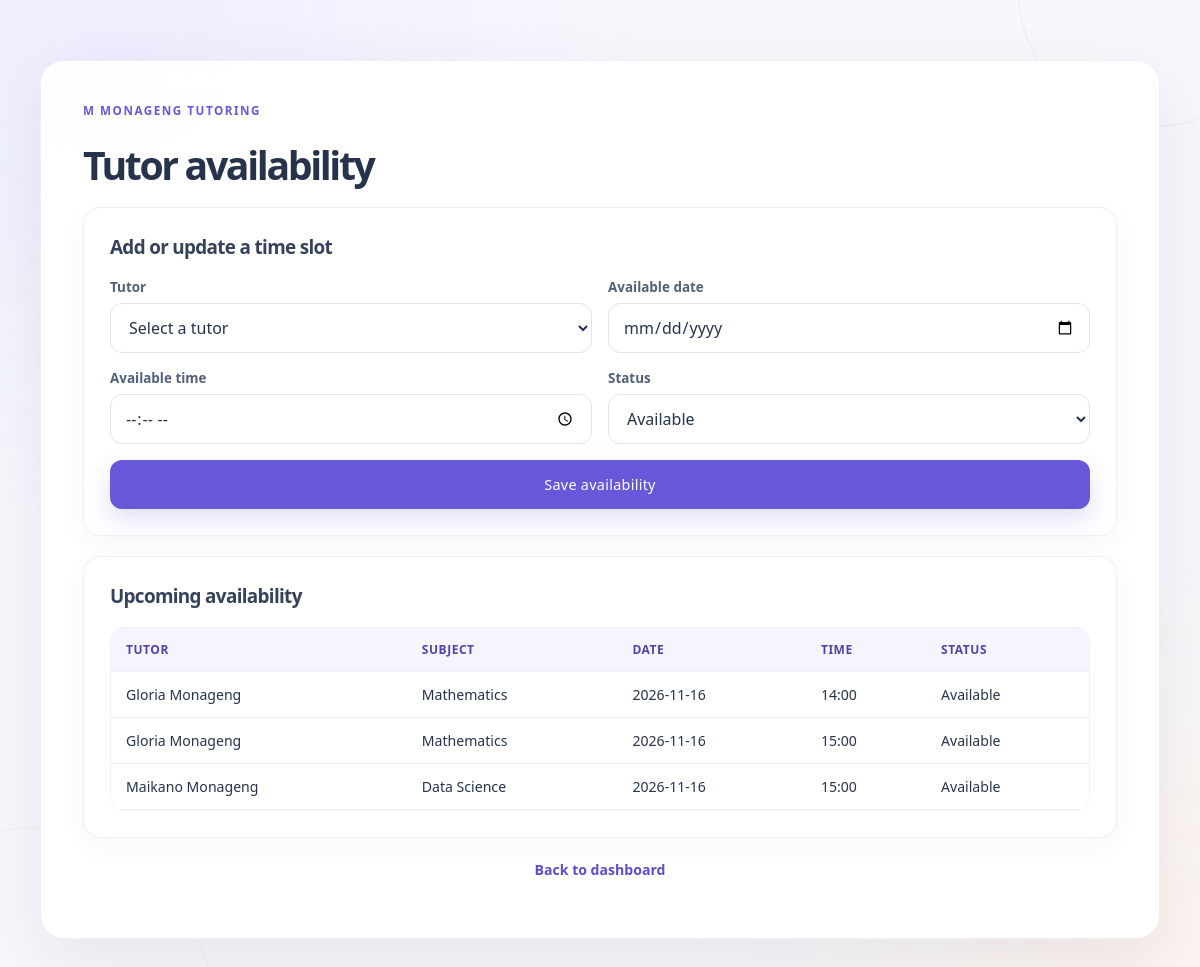
Page /php/tutor_availability.php (signed in) on the committed database.
### tables this page shows
CREATE TABLE IF NOT EXISTS tutor_availability (
    availability_id INT UNSIGNED NOT NULL AUTO_INCREMENT,
    tutor_id INT UNSIGNED NOT NULL,
    available_date DATE NOT NULL,
    available_time TIME NOT NULL,
    availability_status ENUM('Available', 'Unavailable') NOT NULL DEFAULT 'Available',
    PRIMARY KEY (availability_id),
    UNIQUE KEY uq_tutor_availability (tutor_id, available_date, available_time),
    KEY idx_availability_slot (available_date, available_time, availability_status),
    CONSTRAINT fk_availability_tutor
        FOREIGN KEY (tutor_id) REFERENCES tutors (tutor_id)
        ON DELETE CASCADE
);

CREATE TABLE IF NOT EXISTS tutors (
    tutor_id INT UNSIGNED NOT NULL AUTO_INCREMENT,
    first_name VARCHAR(50) NOT NULL,
    last_name VARCHAR(50) NOT NULL,
    email VARCHAR(254) NOT NULL,
    password VARCHAR(255) NOT NULL,
    phone VARCHAR(20) DEFAULT NULL,
    expertise_subject VARCHAR(100) NOT NULL,
    availability_status ENUM('Available', 'Unavailable') NOT NULL DEFAULT 'Available',
    PRIMARY KEY (tutor_id),
    UNIQUE KEY uq_tutors_email (email),
    KEY idx_tutors_subject_status (expertise_subject, availability_status)
);

### php/app_helpers.php (called while the page is built, shortened)
<?php
function escapeHtml($value)
{
    return htmlspecialchars((string) $value, ENT_QUOTES, 'UTF-8');
}
?>

### php/tutor_availability.php (the view, shortened to what this page needs)
<?php
require_once 'db_connect.php';
require_once 'app_helpers.php';
$role = $_SESSION['account_role'] ?? '';
if ($role === 'admin') {
    $slotsStmt = $conn->prepare(
        'SELECT a.available_date, a.available_time, a.availability_status,
                CONCAT(t.first_name, " ", t.last_name) AS tutor_name, t.expertise_subject
         FROM tutor_availability a
         JOIN tutors t ON t.tutor_id = a.tutor_id
         WHERE a.available_date >= CURDATE()
         ORDER BY a.available_date, a.available_time
         LIMIT 200'
    );
    $slotsStmt->execute();
}
$slots = $slotsStmt->get_result();
$dashboard = $role === 'admin' ? 'admin_dashboard.php' : 'tutor_dashboard.php';
?><!DOCTYPE html>
<html lang="en-ZA">
<head>
  <link rel="stylesheet" href="../css/style.css">
</head>
<body>
  <main class="dashboard">
    <h1><?php echo $role === 'admin' ? 'Tutor availability' : 'Manage my availability'; ?></h1>
    <section class="card">
      <h2>Add or update a time slot</h2>
      <form id="availabilityForm" method="POST" action="tutor_availability.php">
        <?php if ($role === 'admin'): ?>
          <div>
            <label for="tutor_id">Tutor</label>
            <select id="tutor_id" name="tutor_id" required>
              <option value="">Select a tutor</option>
            </select>
          </div>
        <?php endif; ?>
        <div>
          <label for="available_date">Available date</label>
          <input id="available_date" type="date" name="available_date" min="<?php echo date('Y-m-d'); ?>" required>
        </div>
        <div>
          <label for="available_time">Available time</label>
          <input id="available_time" type="time" name="available_time" required>
        </div>
        <div>
          <label for="availability_status">Status</label>
          <select id="availability_status" name="availability_status" required>
            <option value="Available">Available</option>
          </select>
        </div>
        <button type="submit">Save availability</button>
      </form>
    </section>
    <section class="card table-card">
      <h2>Upcoming availability</h2>
      <div class="table-scroll">
        <table>
          <thead><tr><?php if ($role === 'admin'): ?><th>Tutor</th><th>Subject</th><?php endif; ?><th>Date</th><th>Time</th><th>Status</th></tr></thead>
          <tbody>
          <?php while ($slot = $slots->fetch_assoc()): ?>
            <tr>
              <?php if ($role === 'admin'): ?>
                <td><?php echo escapeHtml($slot['tutor_name']); ?></td>
                <td><?php echo escapeHtml($slot['expertise_subject']); ?></td>
              <?php endif; ?>
              <td><?php echo escapeHtml($slot['available_date']); ?></td>
              <td><?php echo escapeHtml(substr($slot['available_time'], 0, 5)); ?></td>
              <td><?php echo escapeHtml($slot['availability_status']); ?></td>
            </tr>
          <?php endwhile; ?>
          </tbody>
        </table>
      </div>
    </section>
    <p class="page-link"><a href="<?php echo $dashboard; ?>">Back to dashboard</a></p>
  </main>
</body>
</html>

### rows in the picture
tutor_availability: tutor_name "Gloria Monageng", tutor.expertise_subject "Mathematics", available_date "2026-11-16", available_time "14:00", availability_status "Available"
tutor_availability: tutor_name "Gloria Monageng", tutor.expertise_subject "Mathematics", available_date "2026-11-16", available_time "15:00", availability_status "Available"
tutor_availability: tutor_name "Maikano Monageng", tutor.expertise_subject "Data Science", available_date "2026-11-16", available_time "15:00", availability_status "Available"
